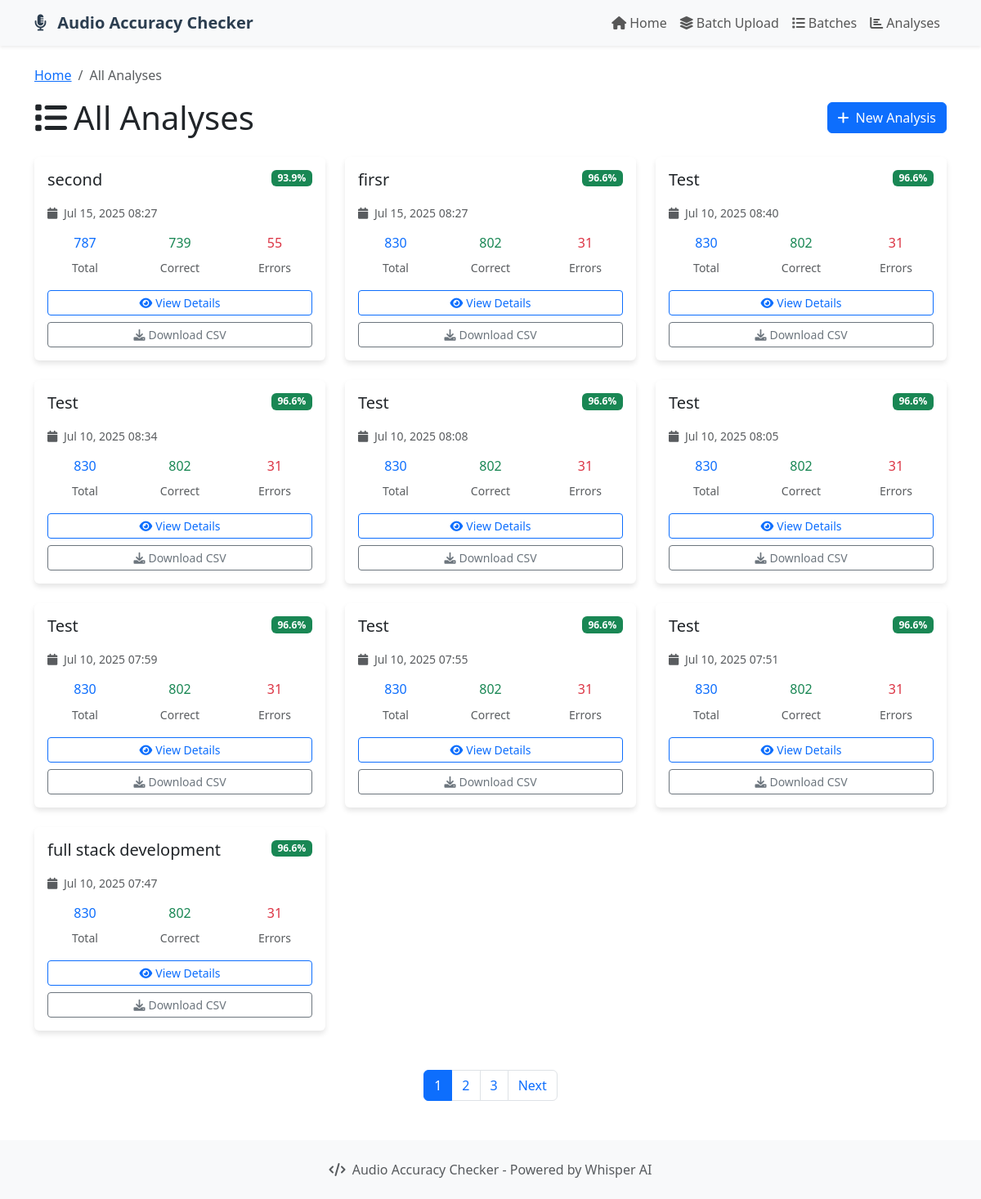
Page /list/ on the committed database.
### audio_checker/models.py (models this page shows, shortened)
class AudioAnalysis(models.Model):
    title = models.CharField(max_length=200)
    script_file = models.FileField(upload_to='scripts/')
    audio_file = models.FileField(upload_to='audio/')
    created_at = models.DateTimeField(auto_now_add=True)
    updated_at = models.DateTimeField(auto_now=True)
    user = models.ForeignKey(User, on_delete=models.CASCADE, null=True, blank=True)
    batch = models.ForeignKey(BatchUpload, on_delete=models.CASCADE, related_name='analyses', null=True, blank=True)
    accuracy_score = models.FloatField(null=True, blank=True)
    total_words = models.IntegerField(default=0)
    correct_words = models.IntegerField(default=0)
    missing_words = models.IntegerField(default=0)
    wrong_words = models.IntegerField(default=0)

### audio_checker/views.py (the view)
# urls.py: path('list/', views.analysis_list, name='analysis_list'),
def analysis_list(request):
    analyses = AudioAnalysis.objects.all().order_by('-created_at')
    paginator = Paginator(analyses, 10)
    page_number = request.GET.get('page')
    page_obj = paginator.get_page(page_number)
    return render(request, 'audio_checker/analysis_list.html', {'page_obj': page_obj})

### audio_checker/templates/audio_checker/analysis_list.html (shortened to what this page needs)
{% extends 'audio_checker/base.html' %}
{% block content %}
<div class="container mt-4">
    <div class="row mb-4">
        <div class="col">
            <nav aria-label="breadcrumb">
                <ol class="breadcrumb">
                    <li class="breadcrumb-item"><a href="{% url 'audio_checker:home' %}">Home</a></li>
                    <li class="breadcrumb-item active">All Analyses</li>
                </ol>
            </nav>
            <div class="d-flex justify-content-between align-items-center">
                <h1 class="mb-0">
                    <i class="fas fa-list me-2"></i>All Analyses
                </h1>
                <a href="{% url 'audio_checker:home' %}" class="btn btn-primary">
                    <i class="fas fa-plus me-2"></i>New Analysis
                </a>
            </div>
        </div>
    </div>
    {% if page_obj %}
        <div class="row">
            {% for analysis in page_obj %}
            <div class="col-md-6 col-lg-4 mb-4">
                <div class="card h-100">
                    <div class="card-body">
                        <div class="d-flex justify-content-between align-items-start mb-3">
                            <h5 class="card-title mb-0">{{ analysis.title }}</h5>
                            {% if analysis.accuracy_score is not None %}
                                <span class="badge bg-success">{{ analysis.accuracy_score|floatformat:1 }}%</span>
                            {% else %}
                                <span class="badge bg-warning text-dark">Processing</span>
                            {% endif %}
                        </div>
                        <div class="mb-3">
                            <small class="text-muted">
                                <i class="fas fa-calendar me-1"></i>
                                {{ analysis.created_at|date:"M d, Y H:i" }}
                            </small>
                        </div>
                        {% if analysis.accuracy_score is not None %}
                            <div class="row text-center mb-3">
                                <div class="col-4">
                                    <div class="h6 text-primary">{{ analysis.total_words }}</div>
                                    <small class="text-muted">Total</small>
                                </div>
                                <div class="col-4">
                                    <div class="h6 text-success">{{ analysis.correct_words }}</div>
                                    <small class="text-muted">Correct</small>
                                </div>
                                <div class="col-4">
                                    <div class="h6 text-danger">{{ analysis.missing_words|add:analysis.wrong_words }}</div>
                                    <small class="text-muted">Errors</small>
                                </div>
                            </div>
                        {% endif %}
                        <div class="d-grid gap-2">
                            <a href="{% url 'audio_checker:analysis_detail' analysis.id %}" class="btn btn-outline-primary btn-sm">
                                <i class="fas fa-eye me-1"></i>View Details
                            </a>
                            {% if analysis.accuracy_score is not None %}
                                <a href="{% url 'audio_checker:download_results' analysis.id %}" class="btn btn-outline-secondary btn-sm">
                                    <i class="fas fa-download me-1"></i>Download CSV
                                </a>
                            {% endif %}
                        </div>
                    </div>
                </div>
            </div>
            {% endfor %}
        </div>
        {% if page_obj.has_other_pages %}
        <nav aria-label="Analyses pagination" class="mt-4">
            <ul class="pagination justify-content-center">
                {% for num in page_obj.paginator.page_range %}
                    {% if page_obj.number == num %}
                        <li class="page-item active">
                            <span class="page-link">{{ num }}</span>
                        </li>
                    {% elif num > page_obj.number|add:'-3' and num < page_obj.number|add:'3' %}
                        <li class="page-item">
                            <a class="page-link" href="?page={{ num }}">{{ num }}</a>
                        </li>
                    {% endif %}
                {% endfor %}
                {% if page_obj.has_next %}
                    <li class="page-item">
                        <a class="page-link" href="?page={{ page_obj.next_page_number }}">Next</a>
                    </li>
                {% endif %}
            </ul>
        </nav>
        {% endif %}
    {% endif %}
</div>
{% endblock %}

### audio_checker/templates/audio_checker/base.html (style rules this page uses)
.card { border: none; box-shadow: 0 4px 6px rgba(0, 0, 0, 0.1); transition: transform 0.2s; }

### rows in the picture
AudioAnalysis: title "second", accuracy_score "93.9", created_at "Jul 15, 2025 08:27", total_words "787", correct_words "739", missing_words|add "55", shows "Download CSV"
AudioAnalysis: title "firsr", accuracy_score "96.6", created_at "Jul 15, 2025 08:27", total_words "830", correct_words "802", missing_words|add "31", shows "Download CSV"
AudioAnalysis: title "Test", accuracy_score "96.6", created_at "Jul 10, 2025 08:40", total_words "830", correct_words "802", missing_words|add "31", shows "Download CSV"
AudioAnalysis: title "Test", accuracy_score "96.6", created_at "Jul 10, 2025 08:34", total_words "830", correct_words "802", missing_words|add "31", shows "Download CSV"
AudioAnalysis: title "Test", accuracy_score "96.6", created_at "Jul 10, 2025 08:08", total_words "830", correct_words "802", missing_words|add "31", shows "Download CSV"
AudioAnalysis: title "Test", accuracy_score "96.6", created_at "Jul 10, 2025 08:05", total_words "830", correct_words "802", missing_words|add "31", shows "Download CSV"
AudioAnalysis: title "Test", accuracy_score "96.6", created_at "Jul 10, 2025 07:59", total_words "830", correct_words "802", missing_words|add "31", shows "Download CSV"
AudioAnalysis: title "Test", accuracy_score "96.6", created_at "Jul 10, 2025 07:55", total_words "830", correct_words "802", missing_words|add "31", shows "Download CSV"
AudioAnalysis: title "Test", accuracy_score "96.6", created_at "Jul 10, 2025 07:51", total_words "830", correct_words "802", missing_words|add "31", shows "Download CSV"
AudioAnalysis: title "full stack development", accuracy_score "96.6", created_at "Jul 10, 2025 07:47", total_words "830", correct_words "802", missing_words|add "31", shows "Download CSV"

### other values in the picture
{{ num }} "1"
{{ num }} "2" "3"
